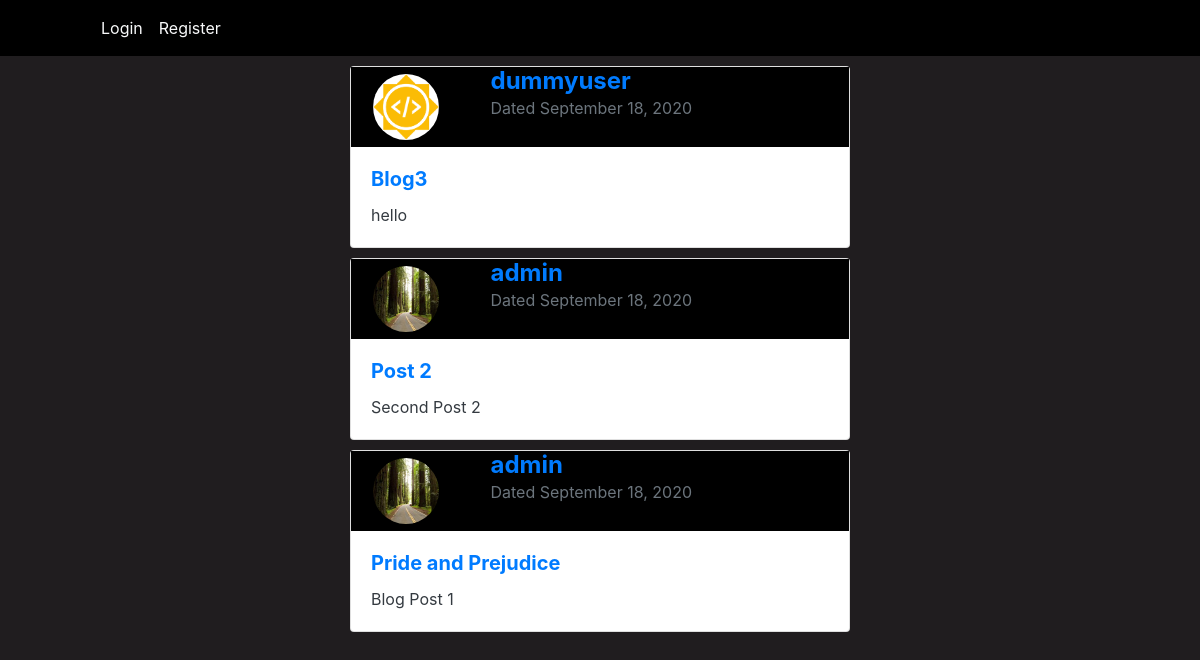
Before: /blog/ with the older database file.
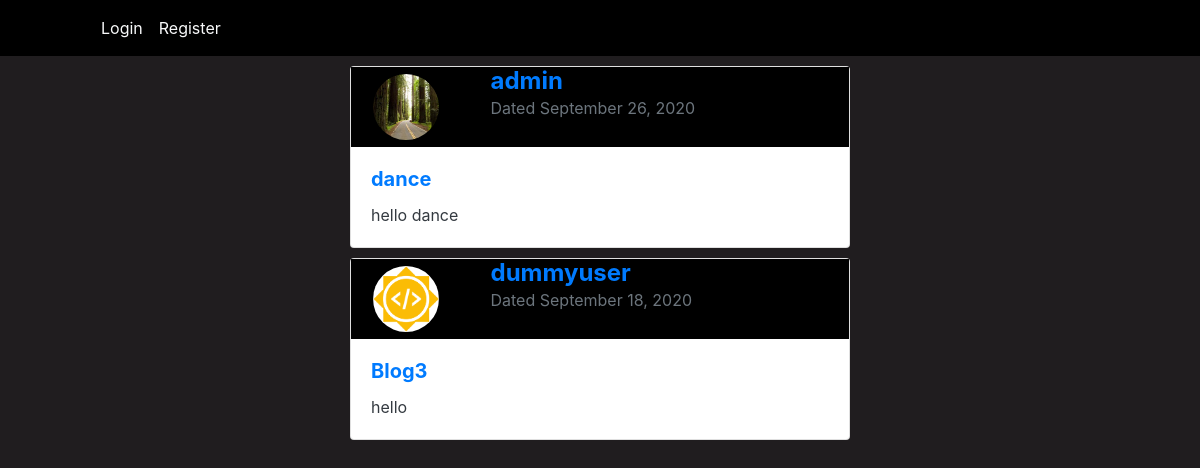
After: the same page with the newer database file.
### blog/models.py (models this page shows, shortened)
class Post(models.Model):
    title = models.CharField(max_length=100)
    content = models.TextField()
    date = models.DateTimeField(auto_now_add=True)
    author = models.ForeignKey(User,on_delete=models.CASCADE)

### users/models.py (models this page shows, shortened)
class Profile(models.Model):
    user = models.OneToOneField(User,on_delete=models.CASCADE)
    image = models.ImageField(default="default.png",upload_to="profile_pics")
    bio = models.TextField()

### blog/views.py (the view)
# urls.py: path('',PostListView.as_view(),name='blog_home'),
class PostListView(ListView):
    model = Post
    template_name = 'blog/home.html'
    context_object_name = 'posts'
    ordering = ['-date']
    paginate_by = 5

### blog/templates/blog/home.html
{% extends "blog/base.html" %}
{% block body1 %}
    {% for post in posts %}
        <div style="margin:10px;padding:auto;">
            <div class="card mx-auto"  style="width:500px">
                <div class="container">
                    <div class="row">
                    <div class="col-sm-3" style="background-color:black;">
                        <img class="card-img-top rounded-circle"  style="border-radius: 50%; height:80px; width:80px;padding:7px" src="{{post.author.profile.image.url}}" alt="Card image"/>
                    </div>
                    <div class="col-sm-9" style="background-color:black;">
                        <p>
                            <span class="h4 font-weight-bold">
                                <a href="#">{{post.author}}</a></span><br>
                            <span class = "text-muted">Dated {{post.date|date:"F d, Y"}}</span>
                        </p>
                    </div>
                    </div>
                </div>
                <div class="card-body text-dark">
                    {% if post.title %}
                        <div class="card-title h5 font-weight-bold">
                            <a href="{% url 'post_detail' post.id %}">{{post.title}}</a></div>
                    {% endif %}
                    <p class="card-text">
                        {{post.content}}
                    </p>
                </div>
            </div>
        </div>
    {% endfor %}
{% endblock body1 %}

Changed rows visible on the page:
removed Post: author.profile.image (picture), author "admin", date "September 18, 2020", title "Post 2", content "Second Post 2"
removed Post: author.profile.image (picture), author "admin", date "September 18, 2020", title "Pride and Prejudice", content "Blog Post 1"
added Post: author.profile.image (picture), author "admin", date "September 26, 2020", title "dance", content "hello dance"
